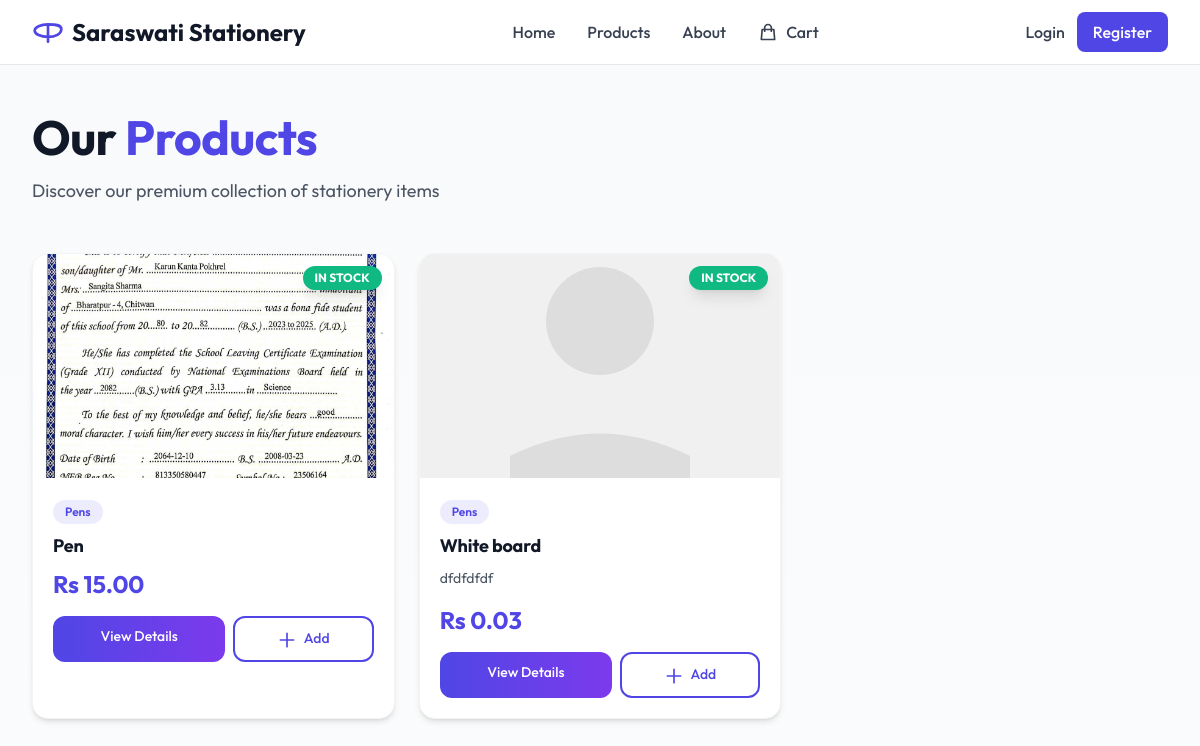
Page /products on the committed database.
### models.py (models this page shows, shortened)
class Product(db.Model):
    id = db.Column(db.Integer, primary_key=True)
    name = db.Column(db.String(200), nullable=False)
    price = db.Column(db.Float, nullable=False)
    stock = db.Column(db.Integer, default=0)
    category = db.Column(db.String(100))
    description = db.Column(db.Text)
    image_filename = db.Column(db.String(255))  # Stores uploaded image filename
    created_at = db.Column(db.DateTime, default=db.func.current_timestamp())
    updated_at = db.Column(db.DateTime, default=db.func.current_timestamp(), onupdate=db.func.current_timestamp())
    def get_image_url(self):
        if self.image_filename:
            return f"/static/uploads/products/{self.image_filename}"
        return "/static/uploads/products/placeholder.svg"

### app.py (the view)
@app.route('/products')
def products():
    products = Product.query.all()
    return render_template('products.html', products=products)

### templates/products.html (shortened to what this page needs)
{% extends 'base.html' %}
{% block content %}
<div class="min-h-screen bg-gradient-to-b from-surface to-white py-12 px-4 sm:px-6 lg:px-8">
  <div class="max-w-7xl mx-auto">
    <div class="mb-12 animate-fade-in">
      <h1 class="text-4xl sm:text-5xl font-bold text-gray-900 mb-4">Our <span class="text-primary">Products</span></h1>
      <p class="text-lg text-gray-600">Discover our premium collection of stationery items</p>
    </div>
    {% if products %}
    <div class="grid grid-cols-1 md:grid-cols-2 lg:grid-cols-3 xl:grid-cols-4 gap-6">
      {% for product in products %}
      <div
        class="group bg-white rounded-2xl shadow-md hover:shadow-2xl transition-all transform hover:-translate-y-2 duration-300 overflow-hidden border border-gray-100 hover:border-primary/20 animate-slide-up"
        style="animation-delay: {{ loop.index0 * 0.05 }}s">
        <div class="relative overflow-hidden bg-gray-200 h-56">
          <img src="{{ product.get_image_url() }}" alt="{{ product.name }}"
            class="w-full h-full object-cover group-hover:scale-110 transition-transform duration-500">
          {% if product.stock == 0 %}
          <div class="absolute top-3 right-3 bg-red-500 text-white px-3 py-1 rounded-full text-xs font-bold shadow-lg">
            OUT OF STOCK
          </div>
          {% elif product.stock < 10 %} <div
            class="absolute top-3 right-3 bg-yellow-500 text-white px-3 py-1 rounded-full text-xs font-bold shadow-lg">
            {{ product.stock }} LEFT
        </div>
        {% else %}
        <div class="absolute top-3 right-3 bg-accent text-white px-3 py-1 rounded-full text-xs font-bold shadow-lg">
          IN STOCK
        </div>
        {% endif %}
      </div>
      <div class="p-5">
        {% if product.category %}
        <div class="mb-2">
          <span class="inline-block bg-primary/10 text-primary text-xs font-semibold px-3 py-1 rounded-full">
            {{ product.category }}
          </span>
        </div>
        {% endif %}
        <h3
          class="text-lg font-bold text-gray-900 mb-2 line-clamp-2 group-hover:text-primary transition-colors duration-300">
          {{ product.name }}
        </h3>
        {% if product.description %}
        <p class="text-sm text-gray-600 mb-4 line-clamp-2">
          {{ product.description }}
        </p>
        {% endif %}
        <div class="mb-4">
          <p class="text-2xl font-bold text-primary">Rs {{ "%.2f"|format(product.price) }}</p>
        </div>
        <div class="flex gap-2">
          <a href="{{ url_for('product_detail', id=product.id) }}"
            class="flex-1 bg-gradient-to-r from-primary to-secondary text-white px-4 py-2.5 rounded-xl hover:shadow-lg transition-all duration-300 font-medium text-center text-sm hover:-translate-y-0.5">
            View Details
          </a>
          {% if product.stock > 0 %}
          <form method="POST" action="{{ url_for('add_to_cart', product_id=product.id) }}" class="flex-1">
            <button type="submit"
              class="w-full bg-white text-primary border-2 border-primary px-4 py-2.5 rounded-xl hover:bg-primary/5 transition-all duration-300 font-medium text-sm hover:-translate-y-0.5">
              <svg class="w-5 h-5 inline mr-1" fill="none" stroke="currentColor" viewBox="0 0 24 24">
                <path stroke-linecap="round" stroke-linejoin="round" stroke-width="2" d="M12 4v16m8-8H4"></path>
              </svg>
              Add
            </button>
          </form>
          {% else %}
          <button disabled
            class="flex-1 bg-gray-200 text-gray-500 px-4 py-2.5 rounded-xl cursor-not-allowed font-medium text-sm">
            Unavailable
          </button>
          {% endif %}
        </div>
      </div>
    </div>
    {% endfor %}
  </div>
  {% endif %}
</div>
</div>
{% endblock %}

### static/style.css (style rules this page uses)
:root { --primary: #4f46e5; --primary-hover: #4338ca; --primary-light: rgba(79, 70, 229, 0.1); --secondary: #7c3aed; --secondary-light: rgba(124, 58, 237, 0.1); --accent: #10b981; --accent-light: rgba(16, 185, 129, 0.1); --bg: #f9fafb; --bg-card: #ffffff; --text-main: #1e293b; --text-muted: #64748b; --border: #e2e8f0; --shadow-sm: 0 1px 2px 0 rgb(0 0 0 / 0.05); --shadow: 0 4px 6px -1px rgb(0 0 0 / 0.1), 0 2px 4px -2px rgb(0 0 0 / 0.1); --shadow-lg: 0 10px 15px -3px rgb(0 0 0 / 0.1), 0 4px 6px -4px rgb(0 0 0 / 0.1); --shadow-xl: 0 20px 25px -5px rgb(0 0 0 / 0.1), 0 8px 10px -6px rgb(0 0 0 / 0.1); --radius: 0.75rem; --radius-xl: 1rem; --transition: all 0.3s cubic-bezier(0.4, 0, 0.2, 1); }
*, *::before, *::after { margin: 0; padding: 0; box-sizing: border-box; }
body { font-family: 'Outfit', sans-serif; background-color: var(--bg); color: var(--text-main); line-height: 1.6; min-height: 100vh; overflow-x: hidden; -webkit-font-smoothing: antialiased; -moz-osx-font-smoothing: grayscale; }
h1, h2, h3, h4, h5, h6 { font-weight: 700; line-height: 1.2; letter-spacing: -0.01em; }
a { text-decoration: none; color: inherit; transition: var(--transition); }
.grid { display: grid; grid-template-columns: repeat(auto-fit, minmax(280px, 1fr)); gap: 2rem; }
.animate-fade-in { animation: fadeIn 0.6s ease-out forwards; opacity: 0; }
.animate-slide-up { animation: slideUp 0.6s ease-out forwards; opacity: 0; }

### templates/products.html (style rules this page uses)
.animate-fade-in { animation: fadeIn 0.6s ease-out forwards; opacity: 0; }
.animate-slide-up { animation: slideUp 0.6s ease-out forwards; opacity: 0; }

### rows in the picture
Product: get_image_url (picture), stock "IN STOCK", category "Pens", name "Pen", price "15.00"
Product: shows a picture, stock "IN STOCK", category "Pens", name "White board", description "dfdfdfdf", price "0.03"
